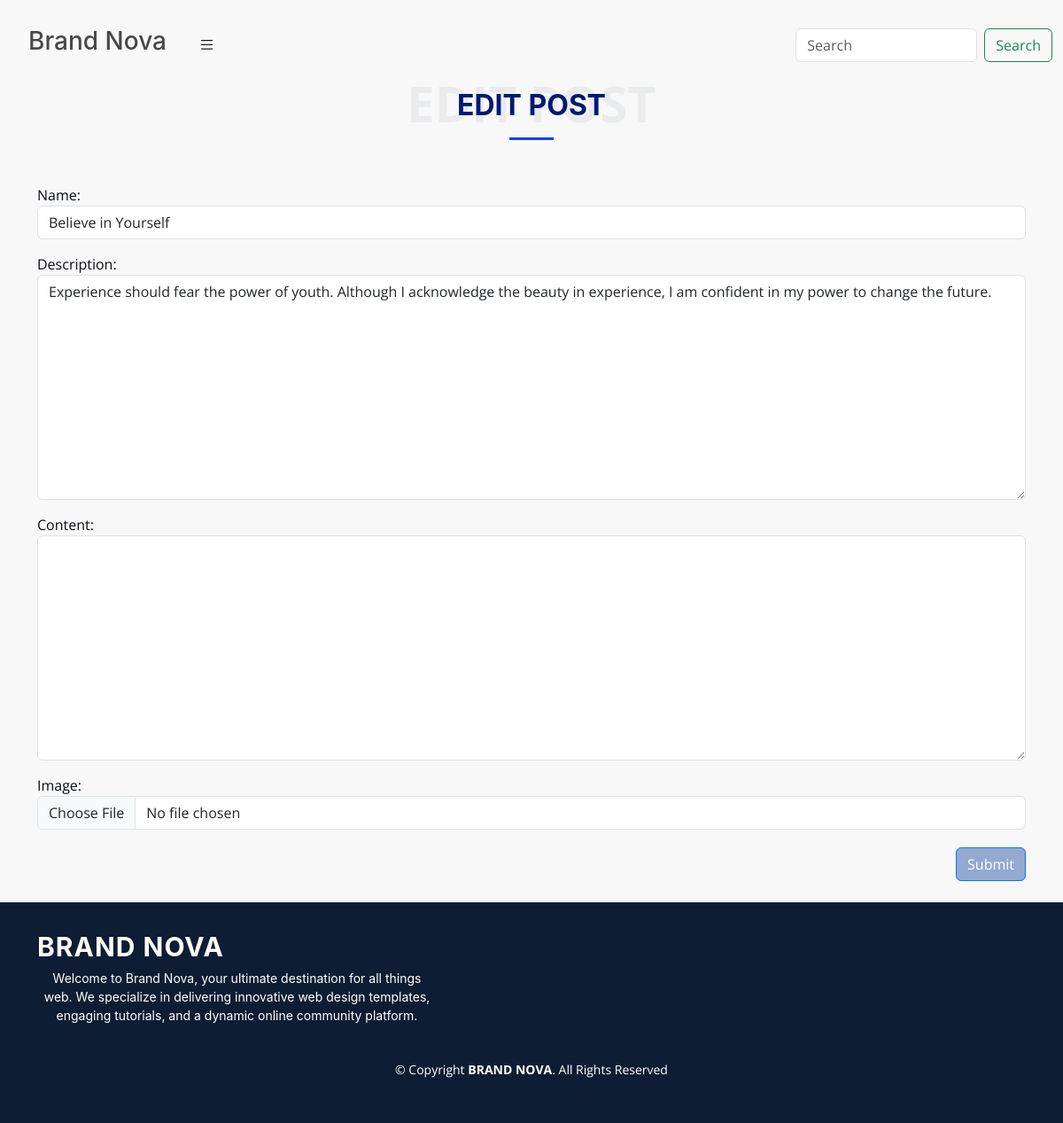
/items/8/edit (signed in), run on the app's committed database.
### item/models.py (models this page shows, shortened)
class Item(models.Model):
    category = models.ForeignKey(Category, related_name='items', on_delete=models.CASCADE)
    name = models.CharField(max_length=255)
    description = models.TextField(blank=True, null=True)
    content = RichTextUploadingField(blank=True, null=True)
    image = models.ImageField(upload_to='item_images', blank=True, null=True)
    file = models.FileField(upload_to='item_files', blank=True)
    video = models.FileField(upload_to='item_videos', blank=True)
    created_by = models.ForeignKey(User, related_name='items', on_delete=models.CASCADE)
    created_at = models.DateTimeField(auto_now_add=True)

### item/views.py (the view)
# urls.py: path('<int:pk>/edit', views.edit, name='edit'),
@login_required
def edit(request,pk):
    item = get_object_or_404(Item, pk=pk, created_by=request.user)
    if request.method == 'POST':
        form = EditItemForm(request.POST, request.FILES, instance=item)
        if form.is_valid():
            form.save()
            return redirect('items:detail', pk=item.id)
    else:
        form = EditItemForm(instance=item)
    return render(request, 'item/form.html', {
        'form': form,
        'title': 'Edit Post',
        })

### item/forms.py
class EditItemForm(forms.ModelForm):
    class Meta:
        model = Item
        fields = ('name', 'description', 'content', 'image',)
        widgets = {
            'name': forms.TextInput(attrs={
                'class': 'form-control',
                'aria-label': '.form-control',
            }),
            'description': forms.Textarea(attrs={
                'class': 'form-control',
                'aria-label': 'With textarea',
            }),
            'content': forms.Textarea(attrs={
                'class': 'form-control',
                'aria-label': 'With textarea',
            }),
            'image': forms.FileInput(attrs={
                'class': 'form-control',
                'id': 'customFile',
            }),
        }

### item/templates/item/form.html (shortened to what this page needs)
{% extends 'dashboard/base.html' %}
{% block content %}
    <div class="section-header">
        <h2>{{title}}</h2>
    </div>
    <form action="" method="post" enctype="multipart/form-data">
        <div class="">
            {{ form.as_p }}
        </div>
        <div class="d-flex justify-content-end pt-1 mb-4">
        <button class="btn btn-primary btn-rounded" type="submit" style="background-color: #92aad0;">Submit</button>
        </div>
    </form>
{% endblock %}

### static/css/styles.css (style rules this page uses)
:root { --font-default: "Open Sans", system-ui, -apple-system, "Segoe UI", Roboto, "Helvetica Neue", Arial, "Noto Sans", "Liberation Sans", sans-serif, "Apple Color Emoji", "Segoe UI Emoji", "Segoe UI Symbol", "Noto Color Emoji"; --font-primary: "Inter", sans-serif; --font-secondary: "Poppins", sans-serif; }
:root { --color-default: #0a0d13; --color-primary: #0d42ff; --color-secondary: #0e1d34; }
:root { scroll-behavior: smooth; }
body { font-family: var(--font-default); color: var(--color-default); }
h1, h2, h3, h4, h5, h6 { font-family: var(--font-primary); }
.section-header { text-align: center; padding: 30px 0; position: relative; }
.section-header h2 { font-size: 32px; font-weight: 700; text-transform: uppercase; margin-bottom: 20px; padding-bottom: 0; color: #001973; position: relative; z-index: 2; margin-bottom: 20px; padding-bottom: 20px; position: relative; }
.section-header h2:after { content: ""; position: absolute; display: block; width: 50px; height: 3px; background: var(--color-primary); left: 0; right: 0; bottom: 0; margin: auto; }

### dashboard/templates/dashboard/base.html (style rules this page uses)
body { background-color: #f8f8f8; }

### data on the page
Item: name "Believe in Yourself", description "Experience should fear the power of youth. Although I acknowledge the beauty in experience, I am confident in my power to change the future."

### other printed values
{{ title }} "EDIT POST"
